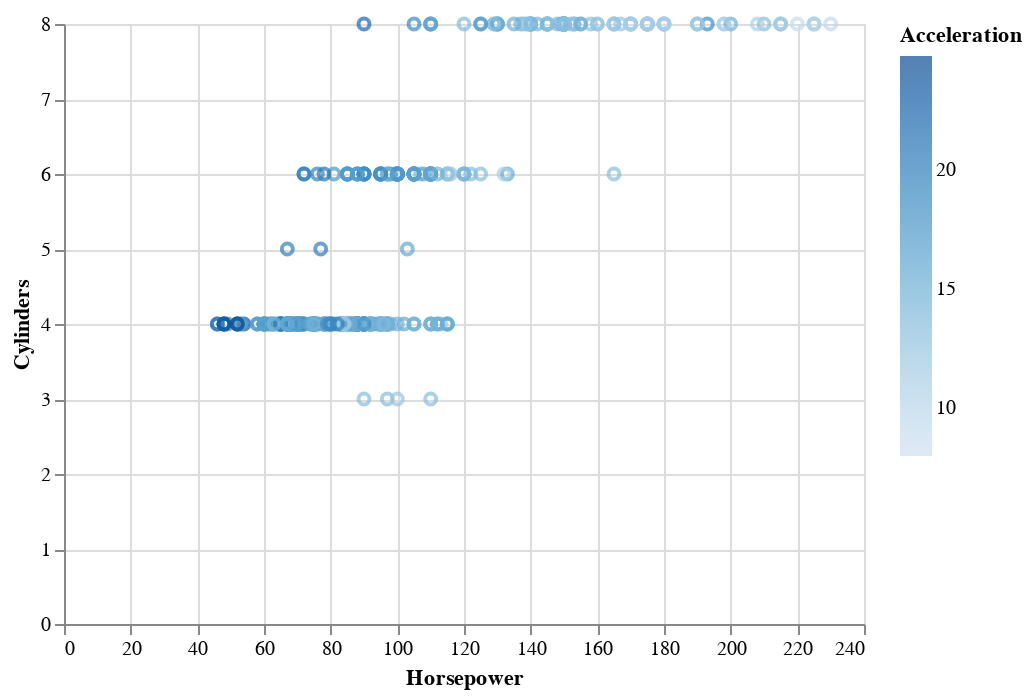

Here is the notebook cell this chart was saved with:
### Code cell
alt.Chart(cars).mark_point().encode(
    color='Acceleration',
    y='Cylinders',
    x='Horsepower'
)

### Figure 1 — Vega-Lite specification as saved in the notebook (floating-point values rounded to 4 significant figures; data arrays with more than 128 entries replaced by an {"elided": "..."} marker saying what was removed)
{"config": {"view": {"continuousWidth": 400, "continuousHeight": 300}}, "data": {"name": "data-f02450ab61490a1363517a0190416235"}, "mark": "point", "encoding": {"color": {"field": "Acceleration", "type": "quantitative"}, "x": {"field": "Horsepower", "type": "quantitative"}, "y": {"field": "Cylinders", "type": "quantitative"}}, "$schema": "https://vega.github.io/schema/vega-lite/v4.17.0.json", "datasets": {"data-f02450ab61490a1363517a0190416235": {"elided": "406 records"}}}
